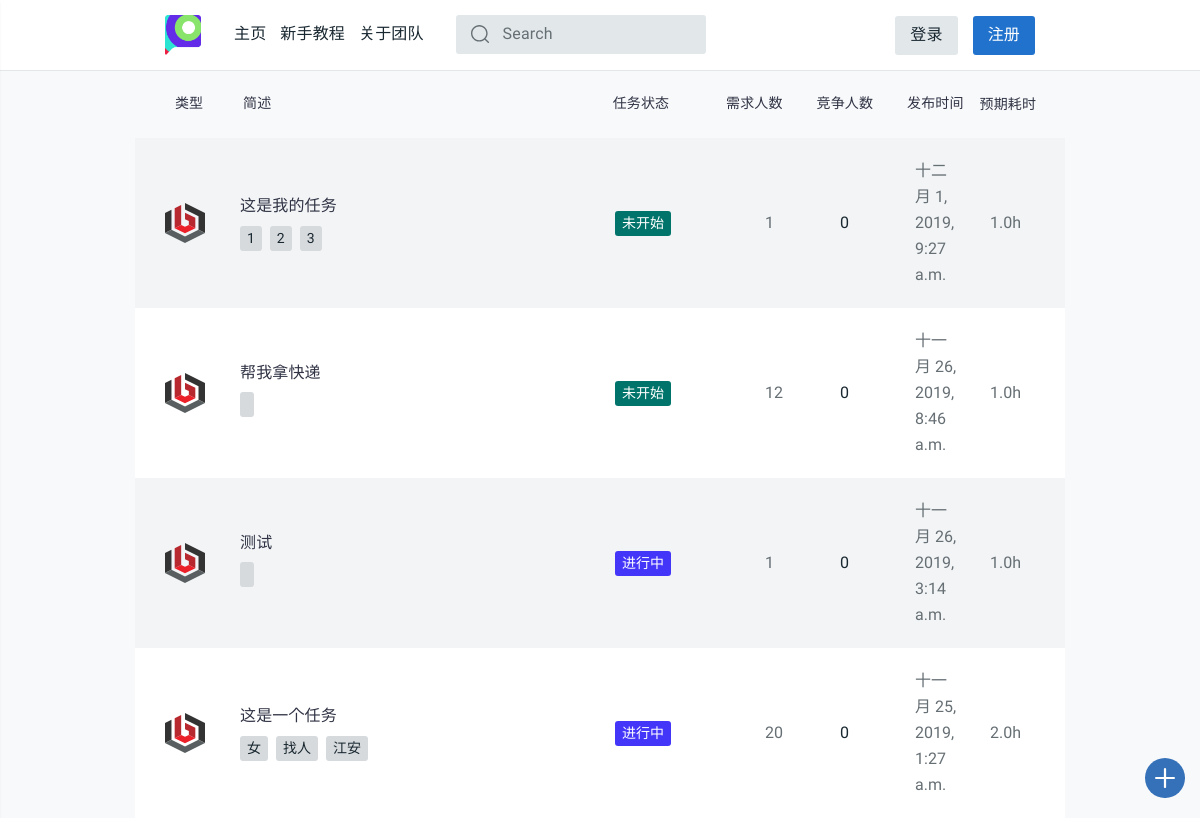
The app's page /, older data.
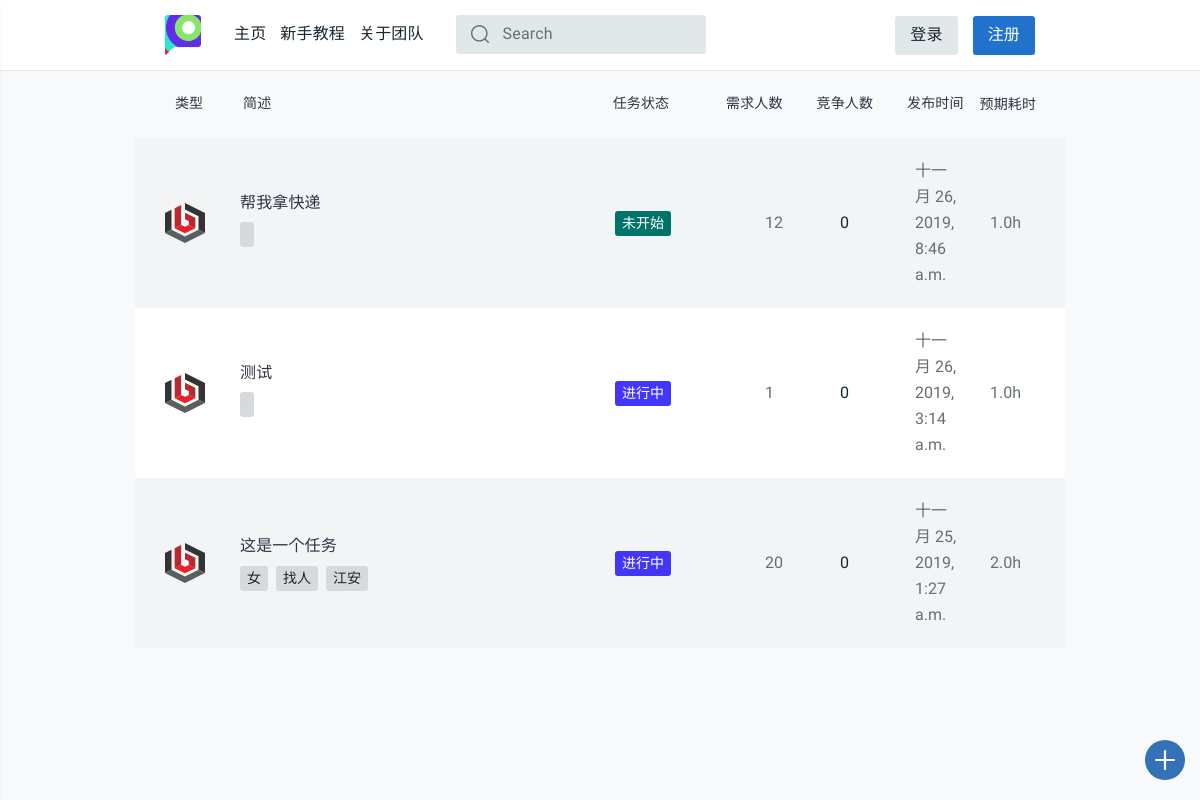
The same page, newer data.
### task_platform/models.py (models this page shows, shortened)
class Task(models.Model):
    state = (('未开始', 'waitting'), ('进行中', 'processing'), ('中止', 'abort'),
             ('撤销', 'revoke'), ('超时', 'timeout'), ('完成', 'completed'))
    publisher = models.CharField(max_length=128)
    pub_time = models.DateTimeField(auto_now_add=True)
    begin_time = models.DateTimeField(null=True, blank=True)
    end_time = models.DateTimeField(null=True, blank=True)
    people_needed = models.IntegerField(default=1)
    people_now = models.IntegerField(default=0)
    expected_time_consuming = models.DecimalField(
        max_digits=12, decimal_places=1, default=0.0)
    task_description = models.CharField(max_length=50, default="None")
    task_detail = RichTextUploadingField(default='None')
    task_state = models.CharField(max_length=32, choices=state, default='未开始')
    task_class = models.CharField(max_length=48, default='赏金模式')
    class Meta:
        ordering = ['pub_time']
        verbose_name = '任务'
        verbose_name_plural = '任务'

class Task_tags(models.Model):
    sig_tag = models.CharField(max_length=20, default="None")
    task_id = models.IntegerField(default="0")
    def __str__(self):
        return self.sig_tag
    class Meta:
        verbose_name = "任务标签"
        verbose_name_plural = "任务标签"

### task_platform/views.py (the view, shortened to what this page needs)
# urls.py: path('', views.index, name='index'),
def index(request):
    username = request.session.get('user_name', None)
    print(username)
    tag_list = []
    notice_room = '/login/'
    notice_num = 0
    finder = {
        '未开始': '9', '进行中': '2',
        '中止': '3', '撤销': '3',
        '超时': '3', '完成': '4'
    }
    latest_task_list = Task.objects.order_by('-pub_time')
    for task in latest_task_list:
        color = 'tt-color0{} tt-badge'.format(finder[task.task_state])
        tag_list.append(
            (task, color,
             Task_tags.objects.filter(task_id=task.id).order_by('sig_tag')))
    return render(request, 'task_platform/index.html', locals())

### task_platform/templates/task_platform/index.html (shortened to what this page needs)
{% extends 'task_platform/base.html' %}
{% load staticfiles %}
{% block content %}
<main id="tt-pageContent" class="tt-offset-small">
  <div class="container">
    <div class="tt-topic-list">
      <div class="tt-list-header">
        <div class="tt-col-value" style="width: 17%;"><center>类型</center></div>
        <div class="tt-col-category" style="width: 90%">简述</div>
        <div class="tt-col-category" style="width: 30%;padding-left:5.5%">任务状态</div>
        <div class="tt-col-value hide-mobile" style="width: 20%;padding-left:2%">需求人数</div>
        <div class="tt-col-value hide-mobile" style="width: 20%;padding-left:2%">竞争人数</div>
        <div class="tt-col-value hide-mobile" style="width: 20%;padding-left:2%">发布时间</div>
        <div class="tt-col-value" style="width: 20%;padding:0%">预期耗时</div>
      </div>
      {% if tag_list %}
      {% for task, color, tags in tag_list %}
      <div class="tt-item">
        <div class="tt-col-avatar">
          {% if task.task_class == "赏金模式" %}
          <svg class="tt-icon">
            <use xlink:href="#bounty"></use>
          </svg>
          {% else %}
          <svg class="tt-icon">
            <use xlink:href="#hunter"></use>
          </svg>
          {% endif %}
        </div>
        <div class="tt-col-description">
          <h6 class="tt-title"><a href="{% url 'detail' task.id %}">
              {{ task.task_description }}
                        </a></h6>
          <div class="row align-items-center no-gutters">
            <div class="col-11">
              <ul class="tt-list-badge">
                {% for tag in tags %}
                <li><a><span class="tt-badge">{{ tag }}</span></a></li>
                {% endfor%}
              </ul>
            </div>
            </div>
          </div>
          <div class="tt-col-category"><span class="{{ color }}">{{ task.task_state }}</span></div>
          <div class="tt-col-value hide-mobile">{{ task.people_needed }}</div>
            <div class="tt-col-value tt-color-select hide-mobile">{{ task.people_now }}</div>
              <div class="tt-col-value hide-mobile">{{ task.pub_time }}</div>
                <div class="tt-col-value hide-mobile"> {{ task.expected_time_consuming }}h </div>
                </div>
                {% endfor %}
                {% endif %}
              </div>
            </div>
</main>
{% endblock %}

### task_platform/templates/task_platform/base.html (shortened to what this page needs)
{% load staticfiles %}
<html>
<body>
  <head>
    {% block css %}
    <link rel="stylesheet" href="{% static 'css/style.css' %}">
    {% endblock %}
  </head>
  <header id="tt-header">
    <div class="container">
      <div class="row tt-row no-gutters">
        <div class="col-auto">
          <div class="tt-logo">
            <a href="/"><img src="{% static 'images/logo.png' %}" alt=""></a>
          </div>
          <div class="tt-desktop-menu">
            <nav>
              <ul>
                <li><a href="/"><span>主页</span></a></li>
                <li><a href="/guide/"><span>新手教程</span></a></li>
                <li><a href="/about/"><span>关于团队</span></a></li>
              </ul>
            </nav>
          </div>
          <div class="tt-search" style="margin-top:15px;">
            <form class="search-wrapper"style="margin-block-end: 1em;">
              <div class="search-form">
                <input type="text" class="tt-search__input" placeholder="Search">
                <button class="tt-search__btn" type="submit"style="position: absolute;top: 50%;transform: translateY(-50%);">
                  <svg class="tt-icon">
                    <use xlink:href="#icon-search"></use>
                  </svg>
                </button>
              </div>
            </form>
          </div>
        </div>
        {% if request.session.is_login %}
        <div class="col-auto ml-auto">
          <div class="tt-user-info d-flex ">
            <center>
              <div style="margin:7px -25px  ">
                <a href="#" class="tt-btn-icon" id="js-settings-btn">
                  <i class="tt-icon"><svg>
                      <use xlink:href="#icon-settings_fill"></use>
                    </svg></i>
                </a>
              </div>
            </center>
            <center>
              <a href="{{ notice_room }}" class="tt-btn-icon" style="margin:7px;padding-right:0px;">
                <i class="tt-icon"><svg>
                    <use xlink:href="#icon-notification"></use>
                  </svg></i>
                <div style="margin:0 0 15 0px;">
                {% if notice_num %}
                  <div href="#" class="btn btn-secondary" style="min-width: 16px;
                    height: 16px;
                    padding: 0 3px;
                    border-radius: 8px;
                    line-height: 16px;
                    font-size: 12px;
                    text-align: center;
                    color: #fff;
                    /* left: 20px; */
                    z-index: 30;
                    background-color: #FA5A57;">{{ notice_num }}</div></div>
                {% endif %}
              </a>
            </center>
            <div class="tt-account-btn">
              <a href="/profile/" class="btn btn-primary">{{ request.session.user_name }}</a>
                <a href="/logout/" class="btn btn-secondary">登出</a>
            </div>
          </div>
        </div>
        {% else %}
        <div class="col-auto ml-auto">
          <div class="tt-account-btn">
            <a href="login/" class="btn btn-primary">登录</a>
            <a href="/register/" class="btn btn-secondary">注册</a>
          </div>
        </div>
        {% endif %}
      </div>
    </div>
      <a href="/create-task" class="tt-btn-create-topic">
        <span class="tt-icon">
          <svg>
            <use xlink:href="#icon-create_new"></use>
          </svg>
        </span>
      </a>
  </header>
  {% block content %} {% endblock %}
</body>
</html>

Row changes from the older to the newer data that the page shows:
removed Task: task_class "赏金模式" (drawn), task_description "这是我的任务", task_state "未开始", people_needed "1", people_now "0", pub_time "十二月 1, 2019, 9:27 a.m.", expected_time_consuming "1.0"
removed Task_tags: sig_tag "1", shown under "这是我的任务"
removed Task_tags: sig_tag "2", shown under "这是我的任务"
removed Task_tags: sig_tag "3", shown under "这是我的任务"
